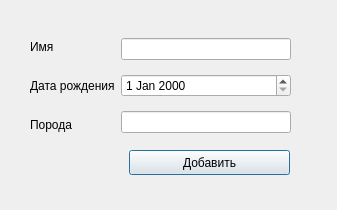
<?xml version="1.0" encoding="UTF-8"?>
<ui version="4.0">
 <class>addpetwindow</class>
 <widget class="QDialog" name="addpetwindow">
  <property name="geometry">
   <rect>
    <x>0</x>
    <y>0</y>
    <width>337</width>
    <height>210</height>
   </rect>
  </property>
  <property name="windowTitle">
   <string>Dialog</string>
  </property>
  <widget class="QPushButton" name="pushButton_Add_pet">
   <property name="geometry">
    <rect>
     <x>129</x>
     <y>150</y>
     <width>161</width>
     <height>25</height>
    </rect>
   </property>
   <property name="text">
    <string>Добавить</string>
   </property>
  </widget>
  <widget class="QWidget" name="layoutWidget">
   <property name="geometry">
    <rect>
     <x>30</x>
     <y>30</y>
     <width>261</width>
     <height>111</height>
    </rect>
   </property>
   <layout class="QHBoxLayout" name="horizontalLayout">
    <item>
     <layout class="QVBoxLayout" name="verticalLayout">
      <item>
       <widget class="QLabel" name="label">
        <property name="text">
         <string>Имя</string>
        </property>
       </widget>
      </item>
      <item>
       <widget class="QLabel" name="label_2">
        <property name="text">
         <string>Дата рождения</string>
        </property>
       </widget>
      </item>
      <item>
       <widget class="QLabel" name="label_3">
        <property name="text">
         <string>Порода</string>
        </property>
       </widget>
      </item>
     </layout>
    </item>
    <item>
     <layout class="QVBoxLayout" name="verticalLayout_2">
      <item>
       <widget class="QLineEdit" name="lineEdit_Name"/>
      </item>
      <item>
       <widget class="QDateEdit" name="dateEdit_DR"/>
      </item>
      <item>
       <widget class="QLineEdit" name="lineEdit_breed"/>
      </item>
     </layout>
    </item>
   </layout>
  </widget>
 </widget>
 <resources/>
 <connections/>
</ui>
